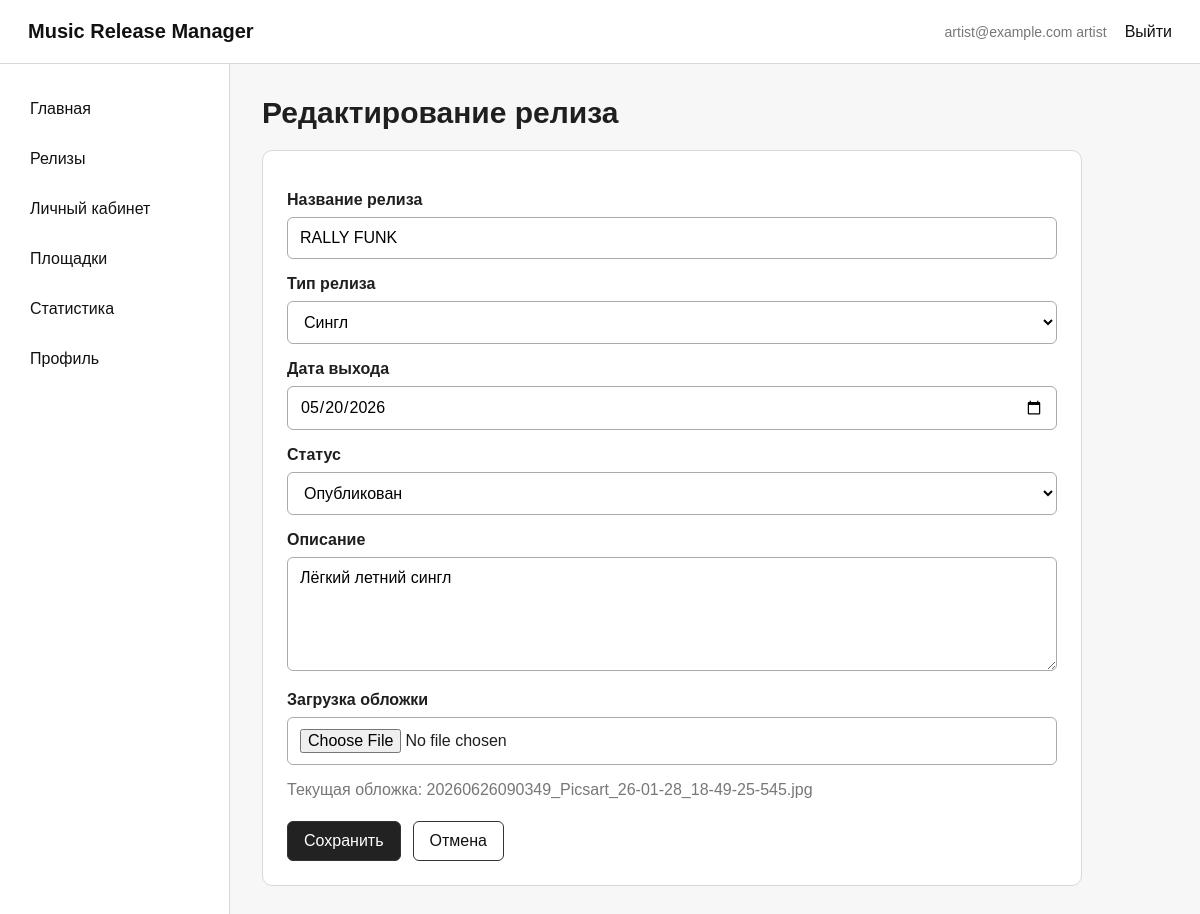
Screenshot of /releases/1/edit (signed in) with the database file from the repository.
### tables this page shows
CREATE TABLE users (
    id INTEGER PRIMARY KEY AUTOINCREMENT,
    email TEXT NOT NULL UNIQUE,
    password_hash TEXT NOT NULL,
    role TEXT NOT NULL DEFAULT 'artist',
    created_at DATETIME NOT NULL DEFAULT CURRENT_TIMESTAMP
);

CREATE TABLE releases (
    id INTEGER PRIMARY KEY AUTOINCREMENT,
    artist_id INTEGER NOT NULL,
    title TEXT NOT NULL,
    release_type TEXT NOT NULL,
    description TEXT,
    cover_image TEXT,
    release_date DATE,
    status TEXT NOT NULL DEFAULT 'Черновик',
    created_at DATETIME NOT NULL DEFAULT CURRENT_TIMESTAMP,
    updated_at DATETIME NOT NULL DEFAULT CURRENT_TIMESTAMP,
    FOREIGN KEY (artist_id) REFERENCES artists (id) ON DELETE CASCADE
);

### app.py (the view, shortened to what this page needs)
@app.route("/releases/<int:release_id>/edit", methods=("GET", "POST"))
@login_required
def release_edit(release_id):
    db = get_db()
    release = db.execute("SELECT * FROM releases WHERE id = ?", (release_id,)).fetchone()
    if not release:
        abort(404)
    if not can_edit_release(release):
        abort(403)
    return render_template("release_form.html", release=release)

### app.py (called while the page is built)
def get_db():
    if "db" not in g:
        g.db = sqlite3.connect(DB_PATH)
        g.db.row_factory = sqlite3.Row
    return g.db

def current_user():
    if "user_id" not in session:
        return None
    return get_db().execute(
        "SELECT * FROM users WHERE id = ?", (session["user_id"],)
    ).fetchone()

def current_artist():
    user = current_user()
    if not user:
        return None
    return get_db().execute(
        "SELECT * FROM artists WHERE user_id = ?", (user["id"],)
    ).fetchone()

@app.context_processor
def inject_user():
    return {"current_user": current_user(), "current_artist": current_artist()}

def login_required(view):
    @wraps(view)
    def wrapped_view(*args, **kwargs):
        if "user_id" not in session:
            flash("Сначала войдите в систему", "warning")
            return redirect(url_for("login"))
        return view(*args, **kwargs)
    return wrapped_view

def can_edit_release(release):
    user = current_user()
    artist = current_artist()
    if not user:
        return False
    if user["role"] == "admin":
        return True
    return artist and release["artist_id"] == artist["id"]

### templates/release_form.html
{% extends 'base.html' %}
{% block content %}
<h1>{% if release %}Редактирование релиза{% else %}Создание релиза{% endif %}</h1>
<section class="card form-card">
    <form method="post" enctype="multipart/form-data">
        <label>Название релиза</label>
        <input type="text" name="title" required value="{{ release.title if release else '' }}">
        <label>Тип релиза</label>
        <select name="release_type" required>
            {% for item in ['Сингл', 'EP', 'Альбом'] %}
                <option value="{{ item }}" {% if release and release.release_type == item %}selected{% endif %}>{{ item }}</option>
            {% endfor %}
        </select>
        <label>Дата выхода</label>
        <input type="date" name="release_date" value="{{ release.release_date if release else '' }}">
        <label>Статус</label>
        <select name="status">
            {% for item in ['Черновик', 'Запланирован', 'На модерации', 'Опубликован'] %}
                <option value="{{ item }}" {% if release and release.status == item %}selected{% endif %}>{{ item }}</option>
            {% endfor %}
        </select>
        <label>Описание</label>
        <textarea name="description" rows="5">{{ release.description if release else '' }}</textarea>
        <label>Загрузка обложки</label>
        <input type="file" name="cover_image" accept="image/*">
        {% if release and release.cover_image %}
            <p class="muted">Текущая обложка: {{ release.cover_image }}</p>
        {% endif %}
        <div class="form-actions">
            <button class="btn primary" type="submit">Сохранить</button>
            <a class="btn" href="{{ url_for('releases') }}">Отмена</a>
        </div>
    </form>
</section>
{% endblock %}

### templates/base.html (shortened to what this page needs)
<!doctype html>
<html lang="ru">
<head>
    <link rel="stylesheet" href="{{ url_for('static', filename='css/style.css') }}">
</head>
<body>
<header class="topbar">
    <a class="logo" href="{{ url_for('index') }}">Music Release Manager</a>
    <nav>
        {% if current_user %}
            <span class="user-badge">{{ current_user.email }}  {{ current_user.role }}</span>
            <a href="{{ url_for('logout') }}">Выйти</a>
        {% else %}
            <a href="{{ url_for('login') }}">Войти</a>
            <a href="{{ url_for('register') }}">Регистрация</a>
        {% endif %}
    </nav>
</header>
<div class="layout">
    <aside class="sidebar">
        <a href="{{ url_for('index') }}">Главная</a>
        <a href="{{ url_for('releases') }}">Релизы</a>
        {% if current_user %}
            <a href="{{ url_for('dashboard') }}">Личный кабинет</a>
            <a href="{{ url_for('platforms') }}">Площадки</a>
            <a href="{{ url_for('analytics') }}">Статистика</a>
            <a href="{{ url_for('profile') }}">Профиль</a>
        {% endif %}
    </aside>
    <main class="content">
        {% block content %}{% endblock %}
    </main>
</div>
</body>
</html>

### static/css/style.css (style rules this page uses)
:root { --border: #d8d8d8; --text: #1f1f1f; --muted: #777; --bg: #f7f7f7; --card: #ffffff; --primary: #222; --danger: #a83232; }
* { box-sizing: border-box; }
body { margin: 0; font-family: Arial, sans-serif; color: var(--text); background: var(--bg); }
a { color: #111; text-decoration: none; }
.topbar { height: 64px; display: flex; align-items: center; justify-content: space-between; padding: 0 28px; border-bottom: 1px solid var(--border); background: #fff; }
.logo { font-weight: 700; font-size: 20px; }
.topbar nav { display: flex; gap: 18px; align-items: center; }
.user-badge { color: var(--muted); font-size: 14px; }
.layout { display: flex; min-height: calc(100vh - 64px); }
.sidebar { width: 230px; background: #fff; border-right: 1px solid var(--border); padding: 24px 14px; }
.sidebar a { display: block; padding: 12px 16px; margin-bottom: 8px; border-radius: 8px; }
.content { flex: 1; padding: 32px; max-width: 1280px; }
h1 { margin-top: 0; font-size: 30px; }
.muted { color: var(--muted); }
.card, .auth-card { background: var(--card); border: 1px solid var(--border); border-radius: 10px; padding: 24px; margin-bottom: 24px; }
form label { display: block; font-weight: 700; margin: 16px 0 8px; }
input, select, textarea { width: 100%; border: 1px solid #aaa; border-radius: 6px; padding: 11px 12px; font: inherit; background: #fff; }
textarea { resize: vertical; }
.form-card { max-width: 820px; }
.form-actions { display: flex; gap: 12px; margin-top: 22px; }
.btn { display: inline-block; border: 1px solid #333; background: #fff; color: #111; border-radius: 6px; padding: 10px 16px; cursor: pointer; font: inherit; text-align: center; }
.btn.primary { background: var(--primary); color: #fff; }

### rows the page displays
users: email "artist@example.com", role "artist"
releases: title "RALLY FUNK", release_type "Сингл", release_date "05/20/2026", status "Опубликован", description "Лёгкий летний сингл", cover_image "20260626090349_Picsart_26-01-28_18-49-25-545.jpg"
